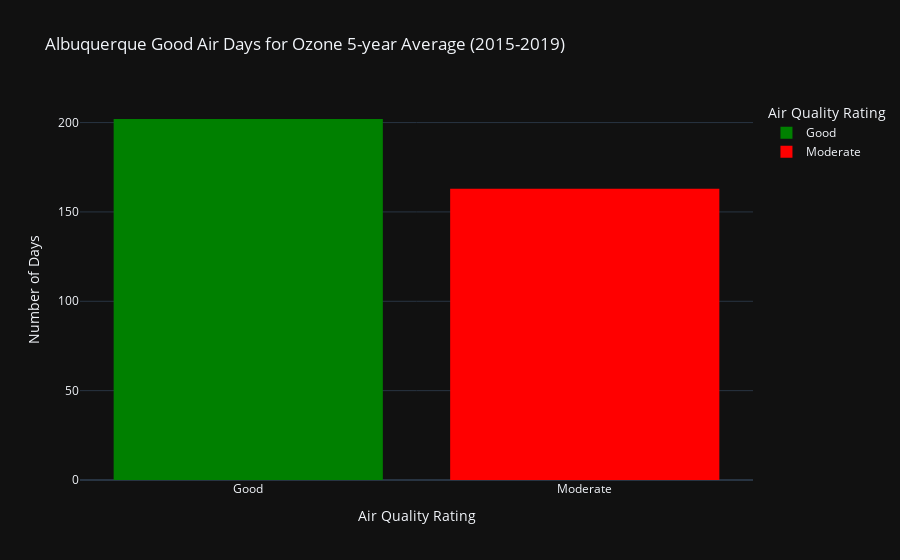

Notebook source saved alongside this figure:
### Code cell
fig = px.histogram(df_graph, x='Air Quality Rating', color='Air Quality Rating', template='plotly_dark',
                   title="Albuquerque Good Air Days for Ozone 5-year Average (2015-2019)",
                   color_discrete_map = {"Good": "Green", "Moderate": "Red"})
fig.update_layout(yaxis_title="Number of Days")
fig.show()

### Figure 1 — Plotly figure (JSON) as saved in the notebook; plotly's stock layout.template omitted (floating-point values rounded to 4 significant figures; data arrays with more than 128 entries replaced by an {"elided": "..."} marker saying what was removed)
{"data": [{"alignmentgroup": "True", "bingroup": "x", "hovertemplate": "Air Quality Rating=%{x}<br>count=%{y}<extra></extra>", "legendgroup": "Good", "marker": {"color": "Green"}, "name": "Good", "offsetgroup": "Good", "orientation": "v", "showlegend": true, "type": "histogram", "x": {"elided": "202 str values"}, "xaxis": "x", "yaxis": "y"}, {"alignmentgroup": "True", "bingroup": "x", "hovertemplate": "Air Quality Rating=%{x}<br>count=%{y}<extra></extra>", "legendgroup": "Moderate", "marker": {"color": "Red"}, "name": "Moderate", "offsetgroup": "Moderate", "orientation": "v", "showlegend": true, "type": "histogram", "x": {"elided": "163 str values"}, "xaxis": "x", "yaxis": "y"}], "layout": {"barmode": "relative", "legend": {"title": {"text": "Air Quality Rating"}, "tracegroupgap": 0}, "title": {"text": "Albuquerque Good Air Days for Ozone 5-year Average (2015-2019)"}, "xaxis": {"anchor": "y", "categoryarray": ["Good", "Moderate"], "categoryorder": "array", "domain": [0, 1], "title": {"text": "Air Quality Rating"}}, "yaxis": {"anchor": "x", "domain": [0, 1], "title": {"text": "Number of Days"}}}}
